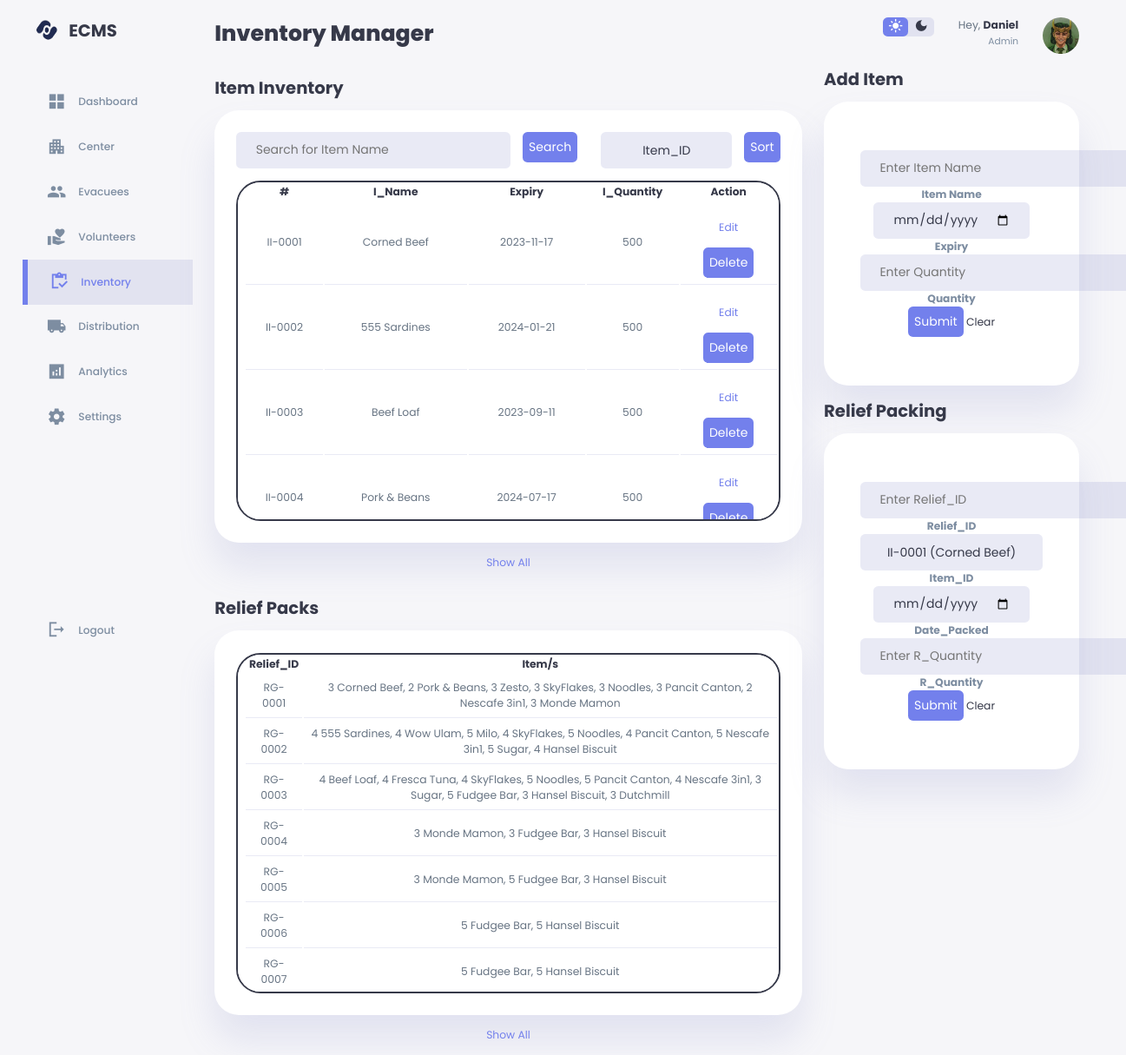
/inventory.php (signed in), run on the app's committed database.
### tables this page shows
CREATE TABLE `item_inventory` (
  `Item_ID` varchar(7) NOT NULL,
  `I_Name` varchar(15) DEFAULT NULL,
  `Expiry` date DEFAULT NULL,
  `I_Quantity` int DEFAULT NULL,
  PRIMARY KEY (`Item_ID`),
  CONSTRAINT `CHK_Item_Inventory` CHECK (((`Item_ID` >= _utf8mb4'II-0001') and (`Item_ID` <= _utf8mb4'II-9999')))
);

### inventory.php (the view, shortened to what this page needs)
<?php
include('session.php');
$I_Name = '';
$Expiry = '';
$Quantity = '';
$Relief_ID = '';
$Item_ID = '';
$Date_Packed = '';
$R_Quantity = '';
$search = $_GET['search'] ?? '';
if ($search) {
  $statement = $pdo->prepare('CALL searchItem(:In_Text)');
  $statement->bindValue(':In_Text', "$search");
  $statement->execute();
  $item = $statement->fetchAll(PDO::FETCH_ASSOC);
    $statement->closeCursor();
} else{
    $statement = $pdo->prepare('CALL viewItem');
    $statement->execute();
    $item = $statement->fetchAll(PDO::FETCH_ASSOC);
}
$sort = $_GET['sort'] ?? '';
$statement2 = $pdo->prepare('CALL viewReliefGood');
$statement2->execute();
$good = $statement2->fetchAll(PDO::FETCH_ASSOC);
?>
<!DOCTYPE html>
<html lang="en">
<head>
   <link rel="stylesheet" href="style.css">
</head>
<body>
    <div class="container">
        <aside>
            <div class="top">
                <div class ="logo">
                    <img src="assets/logo.png">
                    <h2>ECMS</h2>
                </div>
            </div>
            <div class ="sidebar">
                <a href="index.php" class="btn-dashboard">
                    <span class="material-icons-sharp">grid_view</span>
                    <h3>Dashboard</h3>
                </a>
                <a href="center.php" class = "btn-center">
                    <span class="material-icons-sharp">apartment</span>
                    <h3>Center</h3>
                </a>
                <a href="evacuees.php" class="btn-evacuees">
                    <span class="material-icons-sharp">group</span>
                    <h3>Evacuees</h3>
                </a>
                <a href="volunteers.php" class="btn-volunteers">
                    <span class="material-icons-sharp">volunteer_activism</span>
                    <h3>Volunteers</h3>
                </a>
                <a href="#" class="btn-inventory active">
                    <span class="material-icons-sharp">inventory</span>
                    <h3>Inventory</h3>
                </a>
                <a href="distribution.php" class="btn-distribution">
                    <span class="material-icons-sharp">local_shipping</span>
                    <h3>Distribution</h3>
                </a>
                <a href="analytics.php" class="btn-inventory">
                        <span class="material-icons-sharp">analytics</span>
                        <h3>Analytics</h3>
                </a>
                <a href="#" class="btn-settings">
                    <span class="material-icons-sharp">settings</span>
                    <h3>Settings</h3>
                </a>
                <a href = "session_logout.php" class="btn-logout">
                    <span class="material-icons-sharp">logout</span>
                    <h3>Logout</h3>
                </a>
            </div>
        </aside>
        <main>
            <h1>Inventory Manager</h1>
            <div class="recent-updates">
                <h2>Item Inventory</h2>
                <div class="recent-update">
                <div class="input-group mb-3">
                        <form>
                            <input type="text" class="form-control text-box"
                                    placeholder="Search for Item Name"
                                    name="search" value="<?php echo $search ?>" style="float: left;">
                            <button class="btn btn-outline-secondary" type="submit" style="float: left;">Search</button>
                        </form>
                        <form>
                        <button class="btn btn-outline-secondary" type="submit" style="float: right;">Sort</button>
                        <select name="sort" value="<?php echo $sort ?>"  style="float: right;">
                                    <option value="Item_ID" selected="Item_ID">Item_ID</option>
                                </select>
                        </form>
                    </div>
                    <div class="main-table">
                <table class="table">
                    <thead>
                    <tr>
                        <th scope="col">#</th>
                        <th scope="col">I_Name</th>
                        <th scope="col">Expiry</th>
                        <th scope="col">I_Quantity</th>
                        <th scope="col">Action</th>
                    </tr>
                    </thead>
                    <tbody>
                    <?php
                    foreach ($item as $j => $ii) :
                    ?>
                        <tr>
                        <td scope="row"><?php echo $ii['Item_ID'] ?></td>
                        <td><?php echo $ii['I_Name'];?></td>
                        <td><?php echo $ii['Expiry'] ?></td>
                        <td><?php echo $ii['I_Quantity'] ?></td>
                        <td>
                            <a href="item_update.php?Item_ID=<?php echo $ii['Item_ID'] ?>" id="sub" class="btn btn-primary">Edit</a>
                            <form style="display:inline-block" method="post" action="item_delete.php">
                            <button type="submit">Delete</button>
                            </form>
                        </td>
                        </tr>
                    <?php
                    endforeach;
                    ?>
                    </tbody>
                </table>
                </div>
                </div>
                <a href="#">Show All</a>
            </div>
            <div class="recent-updates">
                <h2>Relief Packs</h2>
                    <form>
                    <div class="recent-update">
                    </form>
                <div class="main-table">
                <table class="table">
                    <thead>
                    <tr>
                        <th scope="col">Relief_ID</th>
                        <th scope="col">Item/s</th>
                    </tr>
                    </thead>
                    <tbody>
                    <?php
                    foreach ($good as $x => $xx) :
                    ?>
                        <tr>
                        <td scope="row"><?php echo $xx['Relief_ID'] ?></td>
                        <td><?php echo $xx['Item/s'];?></td>
                        </tr>
                    <?php
                    endforeach;
                    ?>
                    </tbody>
                </table>
                </div>
                </div>
                <a href="#">Show All</a>
            </div>
        <div class="right">
            <div class="top">
                <div class="theme-toggler">
                    <span class= "material-icons-sharp active">light_mode</span>
                    <span class= "material-icons-sharp">dark_mode</span>
                </div>
                <div class="profile">
                    <div class="info">
                        <p>Hey, <b>Daniel</b></p>
                        <small class="text-muted">Admin</small>
                    </div>
                    <div class="profile-photo">
                        <img src="assets/profile-1.jpg">
                    </div>
                </div>
            </div>
            <div class="recent-announcements">
                <h2>Add Item</h2>
                <div class="announcements">
                        <div class="add-items-form">
                        <form action="item_add.php" method="post" enctype="multipart/form-data">
                            <div class="I_Name">
                            <input type="text" name="I_Name" class="text-box" placeholder="Enter Item Name" value="<?php echo $I_Name ?>">
                            <h3 class="text-muted">Item Name</h3>
                            </div>
                            <div class="Expiry">
                                <input type="date" name="Expiry" class="text-box" value="<?php echo $Expiry ?>">
                                <h3 class="text-muted">Expiry</h3>
                            </div>
                            <div class="Quantity">
                                <input type="number" name="Quantity" class="text-box" placeholder="Enter Quantity" value="<?php echo $Quantity ?>">
                                <h3 class="text-muted">Quantity</h3>
                            </div>
                            <div class="add-items-row-3">
                                <button type="submit" id="sub" class="btn btn-primary">Submit</button>
                                <a href="inventory.php">Clear</a>
                            </div>
                        </form>
                        </div>
                </div>
            </div>
            <div class="recent-announcements">
                <h2>Relief Packing</h2>
                <div class="announcements">
                        <div class="add-items-form">
                        <form action="reliefpack_add.php" method="post" enctype="multipart/form-data">
                            <div class="Relief_ID">
                                <input type="text" name="Relief_ID" class="text-box" placeholder="Enter Relief_ID" value="<?php echo $Relief_ID ?>">
                                <h3 class="text-muted">Relief_ID</h3>
                            </div>
                            <div class="Item_ID">
                                <select name="Item_ID" value="<?php echo $Item_ID ?>"><br>
                                <?php foreach ($item as $i => $rr) :?>
                                    <option value="<?php echo $rr['Item_ID'];?>"><?php echo $rr['Item_ID']."\t(".$rr['I_Name'].")" ?></option>
                                    <?php endforeach;?>
                                </select>
                                <h3 class="text-muted">Item_ID</h3>
                            </div>
                            <div class="Date_Packed">
                                <input type="date" name="Date_Packed" class="text-box" value="<?php echo $Date_Packed ?>">
                                <h3 class="text-muted">Date_Packed</h3>
                            </div>
                            <div class="R_Quantity">
                                <input type="number" name="R_Quantity" class="text-box" placeholder="Enter R_Quantity" value="<?php echo $R_Quantity ?>">
                                <h3 class="text-muted">R_Quantity</h3>
                            </div>
                            <div class="add-items-row-3">
                                <button type="submit" id="sub" class="btn btn-primary">Submit</button>
                                <a href="inventory.php">Clear</a>
                            </div>
                        </form>
                        </div>
                </div>
            </div>
            </div>
</body>
</html>

### data on the page
item_inventory: Item_ID "II-0001", I_Name "Corned Beef", Expiry "2023-11-17", I_Quantity "500"
item_inventory: Item_ID "II-0002", I_Name "555 Sardines", Expiry "2024-01-21", I_Quantity "500"
item_inventory: Item_ID "II-0003", I_Name "Beef Loaf", Expiry "2023-09-11", I_Quantity "500"
item_inventory: Item_ID "II-0004", I_Name "Pork & Beans", Expiry "2024-07-17", I_Quantity "500"

### other printed values
$xx['Relief_ID'] "RG-0001"
$xx['Item/s'] "3 Corned Beef, 2 Pork & Beans, 3 Zesto, 3 SkyFlakes, 3 Noodles, 3 Pancit Canton, 2 Nescafe 3in1, 3 Monde Mamon"
$xx['Relief_ID'] "RG-0002"
$xx['Item/s'] "4 555 Sardines, 4 Wow Ulam, 5 Milo, 4 SkyFlakes, 5 Noodles, 4 Pancit Canton, 5 Nescafe 3in1, 5 Sugar, 4 Hansel Biscuit"
$xx['Relief_ID'] "RG-0003"
$xx['Item/s'] "4 Beef Loaf, 4 Fresca Tuna, 4 SkyFlakes, 5 Noodles, 5 Pancit Canton, 4 Nescafe 3in1, 3 Sugar, 5 Fudgee Bar, 3 Hansel Biscuit, 3 Dutchmill"
$xx['Relief_ID'] "RG-0004"
$xx['Item/s'] "3 Monde Mamon, 3 Fudgee Bar, 3 Hansel Biscuit"
$xx['Relief_ID'] "RG-0005"
$xx['Item/s'] "3 Monde Mamon, 5 Fudgee Bar, 3 Hansel Biscuit"
$xx['Relief_ID'] "RG-0006"
$xx['Item/s'] "5 Fudgee Bar, 5 Hansel Biscuit"
$xx['Relief_ID'] "RG-0007"
form field Item_ID "II-0001 (Corned Beef)"
